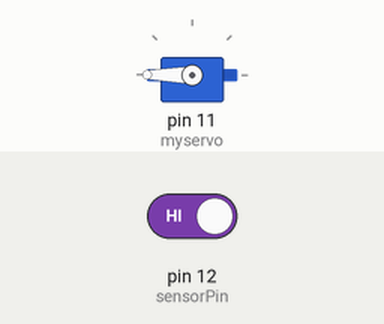
This sketch was run on a simulated Arduino Uno, built with avr-gcc and run on an emulated ATmega328P. Parts: servo. The test bench sets the inputs (shaded band); at power-on: pin 12 (sensorPin) HIGH.

Above: at 1.2 s.
1.3 s: pin 12 (sensorPin) driven LOW
At 2.8 s:
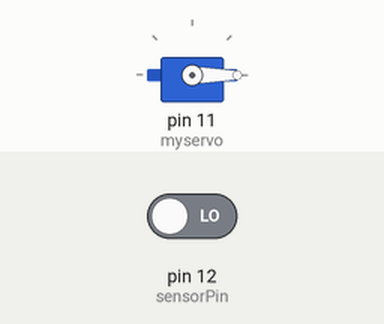
Timing chart, 0 to 4.5 s (numbered marks = the images above; inputs shaded):
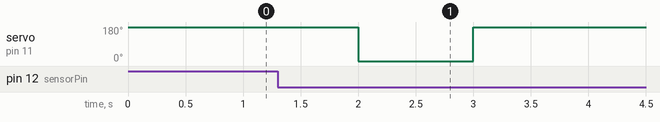

Measured:
- after the input at 1.3 s, servo on pin 11 (myservo): 180° → 0° after 0.70 s, → 180° 1.0 s later

The sketch:

Automatic_Hand_Sanitizer.ino
```cpp
#include <Servo.h>


const long interval = 700;// wait for 700 millis to confirm detection

unsigned long currentMillis; // to store the value of current time in millis

unsigned long previousMillis = 0; // store the value of previous time

int sensorPin = 12;// IR sensor Pin

Servo myservo;  // create servo object to control a servo

void setup() {
  pinMode(sensorPin,INPUT);// sets the sensor pin to INPUT
  myservo.attach(11);  // attaches the servo on pin 11 to the servo object
  myservo.write(180);  // take the servo to its normal position
}

void loop() {
    if(digitalRead(sensorPin)==0){ // Detect the hand

       currentMillis = millis(); // start timer

       if (currentMillis - previousMillis >= interval){ // if the hand is still there >>false
        myservo.write(0); // move servo
        delay(1000);      // wait till it's moved
        myservo.write(180);// bring the servo back to its position

        while(digitalRead(sensorPin)==0);// wait till the hand has moved away
        delay(1000);            // wait 1 second to confirm
        previousMillis = currentMillis;// reset the timer
      }
    }
    else{ // if no hand detected
      previousMillis =millis(); // keep reseting the timer
    }
}
```
